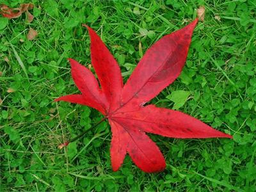
#> input picture hw1_material/Joint Bilateral Filter/testdata/1.png, 256 x 192 px, shrunk from 400 x 300 before the run
$ python main.py
#> lines starting #> are read from the running program, lines starting #| are printed output that depends on the picture
### hw1_material/Joint Bilateral Filter/JBF.py
import numpy as np
import cv2
import matplotlib.pyplot as plt
from mpl_toolkits.mplot3d import Axes3D
import math


class Joint_bilateral_filter(object):
    def __init__(self, sigma_s, sigma_r):
        self.sigma_r = sigma_r
        self.sigma_s = sigma_s
        self.wndw_size = 6*sigma_s+1
        self.pad_w = 3*sigma_s

    def joint_bilateral_filter(self, img, guidance):
        BORDER_TYPE = cv2.BORDER_REFLECT
        padded_img = cv2.copyMakeBorder(img, self.pad_w, self.pad_w, self.pad_w, self.pad_w, BORDER_TYPE)
        padded_guidance = cv2.copyMakeBorder(guidance, self.pad_w, self.pad_w, self.pad_w, self.pad_w, BORDER_TYPE).astype(np.int32)

        ### TODO ###
        output = np.zeros_like(img)
        r = int((self.wndw_size - 1) / 2)


        # range kernel
        scaleFactor_r = -1 / (2 * self.sigma_r * self.sigma_r)
        LUTr = np.exp(np.linspace(0, 1, 256) ** 2 * scaleFactor_r)  # all possible value


        # spatial kernel
        scaleFactor_s = -1 / (2 * self.sigma_s * self.sigma_s)
        x, y = np.meshgrid(np.arange(-r, r+1), np.arange(-r, r+1))
        LUTs = np.exp((x * x + y * y) * scaleFactor_s)


        # [7 lines of commented-out code are left out]
        rows, cols, _ = img.shape
        for row in range(self.pad_w, self.pad_w + rows):
            for col in range(self.pad_w, self.pad_w + cols):
                # for r in self.wndw_size**2:
                if padded_guidance.ndim == 3:
                    Wsr = LUTr[abs(padded_guidance[(row - r):(row + r + 1), (col - r):(col + r + 1), 0] - padded_guidance[row, col, 0])] * \
                          LUTr[abs(padded_guidance[(row - r):(row + r + 1), (col - r):(col + r + 1), 1] - padded_guidance[row, col, 1])] * \
                          LUTr[abs(padded_guidance[(row - r):(row + r + 1), (col - r):(col + r + 1), 2] - padded_guidance[row, col, 2])] * \
                          LUTs
                else:
                    Wsr = LUTr[abs(padded_guidance[(row - r):(row + r + 1), (col - r):(col + r + 1)] - padded_guidance[row, col])] * LUTs

                # Wsr shape   (19,19)
                # padded_img[(row - r): (row + r + 1), (col - r):(col + r + 1), 0] shape   (19,19)
                sum_Wsr = np.sum(Wsr)
                output[row-self.pad_w, col-self.pad_w, 0] = np.sum(Wsr * padded_img[(row - r): (row + r + 1), (col - r):(col + r + 1), 0]) / sum_Wsr
                output[row-self.pad_w, col-self.pad_w, 1] = np.sum(Wsr * padded_img[(row - r): (row + r + 1), (col - r):(col + r + 1), 1]) / sum_Wsr
                output[row-self.pad_w, col-self.pad_w, 2] = np.sum(Wsr * padded_img[(row - r): (row + r + 1), (col - r):(col + r + 1), 2]) / sum_Wsr

        return np.clip(output, 0, 255).astype(np.uint8)

### hw1_material/Joint Bilateral Filter/main.py
import numpy as np
import cv2
import argparse
import os
from JBF import Joint_bilateral_filter
import time
import matplotlib.pyplot as plt


def main():
    parser = argparse.ArgumentParser(description='main function of joint bilateral filter')
    parser.add_argument('--image_path', default='./testdata/1.png', help='path to input image')
    parser.add_argument('--setting_path', default='./testdata/1_setting.txt', help='path to setting file')
    args = parser.parse_args()

    img = cv2.imread(args.image_path)
#> img is the input picture: shape (192, 256, 3); mean B, G, R 36.2, 102.2, 81.8
    img_rgb = cv2.cvtColor(img, cv2.COLOR_BGR2RGB)
    img_gray = cv2.cvtColor(img, cv2.COLOR_BGR2GRAY)
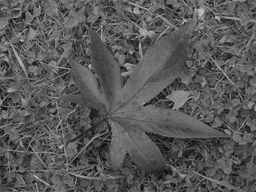
#> img_gray: shape (192, 256); min 6, max 202, mean 88.5


    ### TODO ###
    # create R,G,B list and read sigma_s , sigma_r
    R = []
    G = []
    B = []
    with open(args.setting_path) as f:
#> (reads hw1_material/Joint Bilateral Filter/testdata/1_setting.txt from the repository)
        for line in f.readlines()[1:]:
            s = line.split(',')
            if 'sigma_s' in line:
                sigma_s = int(s[1])
                sigma_r = float(s[3])
            else:
                R.append(float(s[0]))
                G.append(float(s[1]))
                B.append(float(s[2]))


    # create 1~5 guidances
    h, w = img_gray.shape
#> h = 192; w = 256
    guidance = np.zeros([h, w, len(R)+1])
    for i in range(len(R)):
        guidance[:, :, i] = (R[i] * img_rgb[:, :, 0] + G[i] * img_rgb[:, :, 1] + B[i] * img_rgb[:, :, 2])
    guidance[:, :, i+1] = img_gray
    # [19 lines of commented-out code are left out]
    JBF = Joint_bilateral_filter(sigma_s, sigma_r)

    # implement bilateral_filter : gt
    bf_out = JBF.joint_bilateral_filter(img_rgb, img_rgb).astype(np.uint8)
#> in joint_bilateral_filter, `padded_img = cv2.copyMakeBorder(img, self.pad_w, self.pad_w, self.pad_..`:
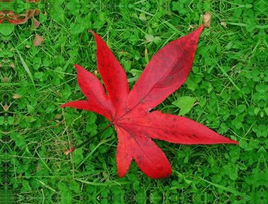
#> padded_img: shape (204, 268, 3); mean R, G, B 78.4, 103.8, 35.7

    # implement joint_bilateral_filter on guidence 1~6
    guidances_count = guidance.shape[-1]
#> guidances_count = 6
    guidance_jbf_out = np.zeros([h, w, 3, guidances_count])
    t0 = time.time()
    print("loading....")
    for i in range(guidances_count):
        guidance_jbf_out[:, :, :, i] = JBF.joint_bilateral_filter(img_rgb, guidance[:, :, i]).astype(np.uint8)
#> this loop made 6 passes
#> pass 1, in joint_bilateral_filter (call 2), `padded_guidance = cv2.copyMakeBorder(guidance, self.pad_w, self.pad_w,..`:
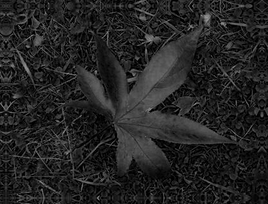
#> padded_guidance: shape (204, 268) int32; min 0, max 152, mean 35.7
#> pass 2, in joint_bilateral_filter (call 3), `padded_guidance = cv2.copyMakeBorder(guidance, self.pad_w, self.pad_w,..`:
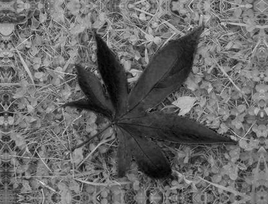
#> padded_guidance: shape (204, 268) int32; min 0, max 228, mean 103.8
    print('[Time] %.4f sec' % (time.time() - t0))


    # [15 lines of commented-out code are left out]
    guidance_jbf_out_counts = guidance_jbf_out.shape[-1]
#> guidance_jbf_out_counts = 6
    L1_norm = []
    for i in range(guidance_jbf_out_counts):
        L1_norm.append(np.sum(np.abs(bf_out.astype('int32') - guidance_jbf_out[:, :, :, i].astype('int32'))))
#> after the loop, L1_norm = [769882, 630632, 731359, 655728, 508777, 590994]
        # bf_out.dtype = uint8,  guidance_jbf_out = float64
    print("L1_norm = ", L1_norm)
#| L1_norm =  [769882, 630632, 731359, 655728, 508777, 590994]


    # Compute the highest and lowest cost guidance
    max_index = L1_norm.index(max(L1_norm))
#> max_index = 0
    min_index = L1_norm.index(min(L1_norm))
#> min_index = 4


    # plot the result
    plt.subplot(2, 3, 1)
    plt.title('bf_out')
    plt.imshow(bf_out.astype(np.uint8))

    plt.subplot(2, 3, 2)
    plt.title('highest cost guidance image_ guidance'+ str(max_index+1))
    plt.imshow(guidance[:, :, max_index].astype(np.uint8), cmap='gray')

    plt.subplot(2, 3, 3)
    plt.title('highest cost JBF image')
    plt.imshow(guidance_jbf_out[:, :, :, max_index].astype(np.uint8))

    plt.subplot(2, 3, 4)
    plt.title('lowest cost guidance image_ guidance'+ str(min_index+1))
    plt.imshow(guidance[:, :, min_index].astype(np.uint8), cmap='gray')

    plt.subplot(2, 3, 5)
    plt.title('lowest cost JBF image')
    plt.imshow(guidance_jbf_out[:, :, :, min_index].astype(np.uint8))

    plt.show()
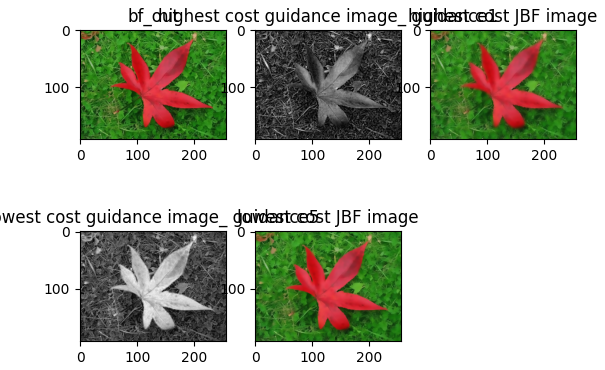
#> figure drawn by matplotlib, 5 panels


if __name__ == '__main__':
    main()
